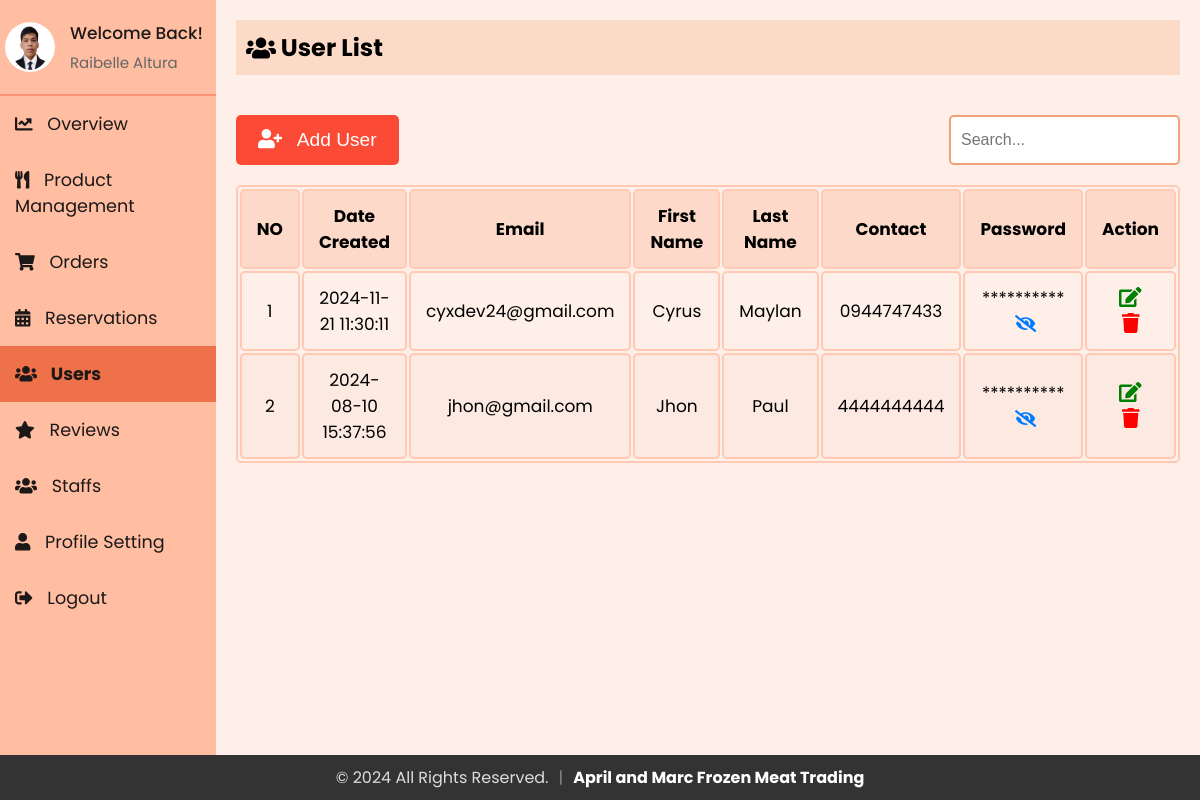
The app's page /admin/users.php (signed in), older data.
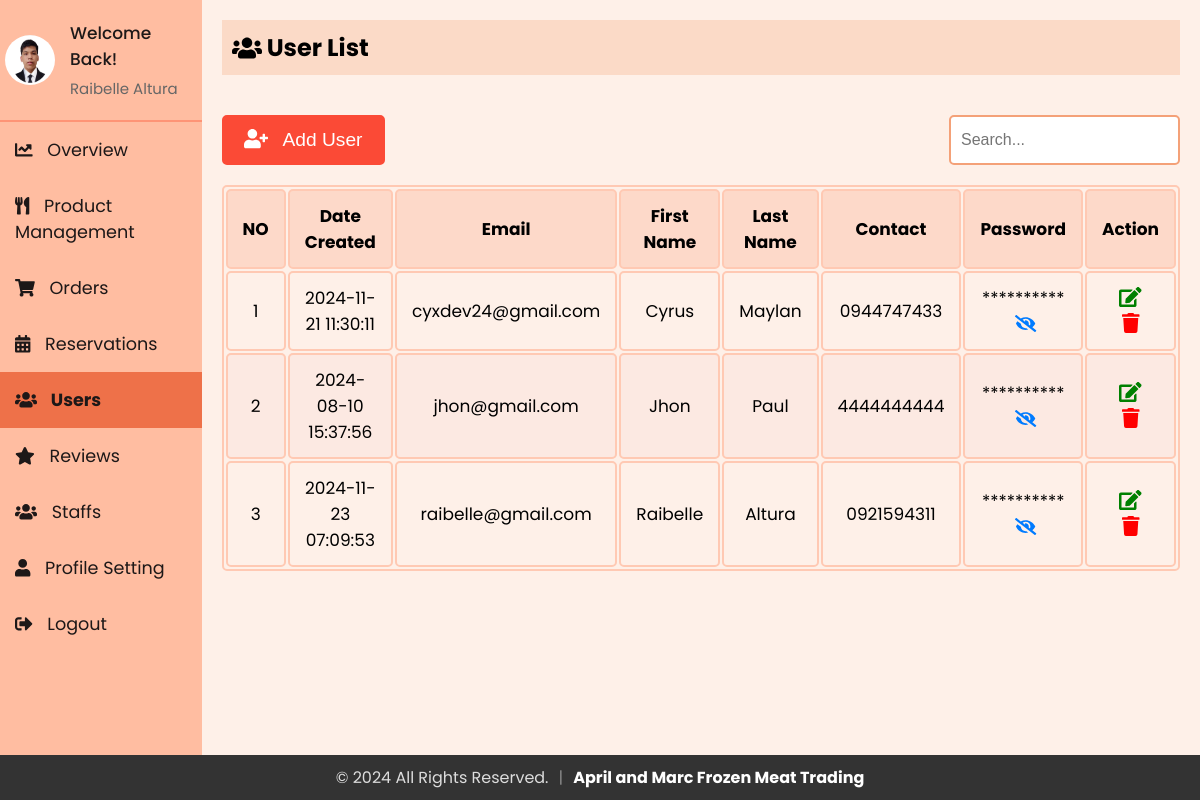
The same page, newer data.
### tables this page shows
CREATE TABLE `users` (
  `email` varchar(255) NOT NULL,
  `firstName` varchar(255) NOT NULL,
  `lastName` varchar(255) NOT NULL,
  `contact` varchar(10) NOT NULL,
  `password` varchar(255) DEFAULT NULL,
  `dateCreated` timestamp NOT NULL DEFAULT current_timestamp(),
  `profile_image` varchar(255) NOT NULL DEFAULT 'default.jpg'
);

### admin/sidebar.php (called while the page is built, shortened)
<?php
include 'db_connection.php';
$admin_email = isset($_SESSION['email']) ? $_SESSION['email'] : '';
function getAdminInfo($email)
{
  global $conn;
  $stmt = $conn->prepare("SELECT firstName, lastName, email, profile_image FROM staff WHERE email = ?");
  $stmt->bind_param("s", $email);
  $stmt->execute();
  $stmt->bind_result($firstName, $lastName, $email,  $profile_image);
  return [
    'firstName' => $firstName ?: '',
    'lastName' => $lastName ?: '',
    'email' => $email ?: '',
    'profile_image' => $profile_image ?: 'default.jpg'
  ];
}
$admin_info = getAdminInfo($admin_email);
?>

### admin/users.php (the view, shortened to what this page needs)
<?php
include 'db_connection.php';
$search = '';
?>
<?php
include 'sidebar.php';
?>
<!DOCTYPE html>
<html lang="en">
<head>
  <link rel="stylesheet" href="https://cdnjs.cloudflare.com/ajax/libs/font-awesome/5.15.3/css/all.min.css">
  <link rel="stylesheet" href="admin_user.css">
  <link rel="stylesheet" href="sidebar.css">
</head>
<body>
  <div class="sidebar">
    <div class="profile-section">
      <img src="../uploads/<?php echo htmlspecialchars($admin_info['profile_image']); ?>" alt="Profile Picture">
      <div class="info">
        <h3>Welcome Back!</h3>
        <p><?php echo htmlspecialchars($admin_info['firstName']) . ' ' . htmlspecialchars($admin_info['lastName']); ?></p>
      </div>
    </div>
    <ul>
      <li><a href="index.php"><i class="fas fa-chart-line" style="margin-right: 10px;"></i> Overview</a></li>
      <li><a href="admin_menu.php" ><i class="fas fa-utensils" style="margin-right: 10px;"></i> Product Management</a></li>
      <li><a href="admin_orders.php"><i class="fas fa-shopping-cart" style="margin-right: 10px;"></i> Orders</a></li>
      <li><a href="reservations.php"><i class="fas fa-calendar-alt" style="margin-right: 10px;"></i> Reservations</a></li>
      <li><a href="users.php" class="active"><i class="fas fa-users" style="margin-right: 10px;"></i> Users</a></li>
      <li><a href="reviews.php"><i class="fas fa-star" style="margin-right: 10px;"></i> Reviews</a></li>
      <li><a href="staffs.php" ><i class="fas fa-users" style="margin-right: 10px;"></i> Staffs</a></li>
      <li><a href="profile.php"><i class="fas fa-user" style="margin-right: 10px;"></i> Profile Setting</a></li>
      <li style="margin-right: 10px;"><a href="logout.php"><i class="fas fa-sign-out-alt" style="margin-right: 10px;"></i> Logout</a></li>
    </ul>
  </div>
  <div class="content">
    <div class="header">
      <h2><i class="fas fa-users"></i>&nbsp;User List</h2>
    </div>
    <div class="actions">
      <button onclick="openaddUserModal()"><i class="fas fa-user-plus"></i> &nbsp; Add User</button>
      <form method="POST" id="searchForm" class="search-bar">
        <input type="text" name="search" placeholder="Search..." value="<?php echo htmlspecialchars($search); ?>">
      </form>
    </div>
    <table id="userTable">
      <thead>
        <tr>
          <th>NO</th>
          <th>Date Created</th>
          <th>Email</th>
          <th>First Name</th>
          <th>Last Name</th>
          <th>Contact</th>
          <th>Password</th>
          <th>Action</th>
        </tr>
      </thead>
      <tbody>
      <?php
        $sql = "SELECT * FROM users";
        $result = $conn->query($sql);
        if ($result->num_rows > 0) {
          $counter = 1;
          while ($row = $result->fetch_assoc()) {
            $passwordMasked = str_repeat('*', 10);
            $passwordVisible = substr($row['password'], 0, 10);
            echo "<tr>
                      <td>{$counter}</td>
                      <td>{$row['dateCreated']}</td>
                      <td>{$row['email']}</td>
                      <td>{$row['firstName']}</td>
                      <td>{$row['lastName']}</td>
                      <td>{$row['contact']}</td>
                      <td>
                          <span class='password-masked'>{$passwordMasked}</span>
                          <span class='password-visible' style='display: none;'>{$passwordVisible}</span>
                          <i class='fas fa-eye-slash toggle-password' onclick='togglePassword(this)'></i>
                      </td>
                      <td>
                          <button id='editbtn' onclick='openEditUserModal(this)' data-email='{$row['email']}' data-firstname='{$row['firstName']}' data-lastname='{$row['lastName']}' data-contact='{$row['contact']}' data-password='{$row['password']}'><i class='fas fa-edit'></i></button>
                          <button id='deletebtn' onclick=\"deleteItem('{$row['email']}')\"><i class='fas fa-trash'></i></button>
                      </td>
                  </tr>";
            $counter++;
          }
        } else {
          echo "<tr><td colspan='8' style='text-align: center;'>No Users Found</td></tr>";
        }
      ?>
      </tbody>
    </table>
  </div>
</body>
</html>

Row changes from the older to the newer data that the page shows:
added users: dateCreated "2024-11-23 07:09:53", email "raibelle@gmail.com", firstName "Raibelle", lastName "Altura", contact "0921594311", passwordMasked "**********"
